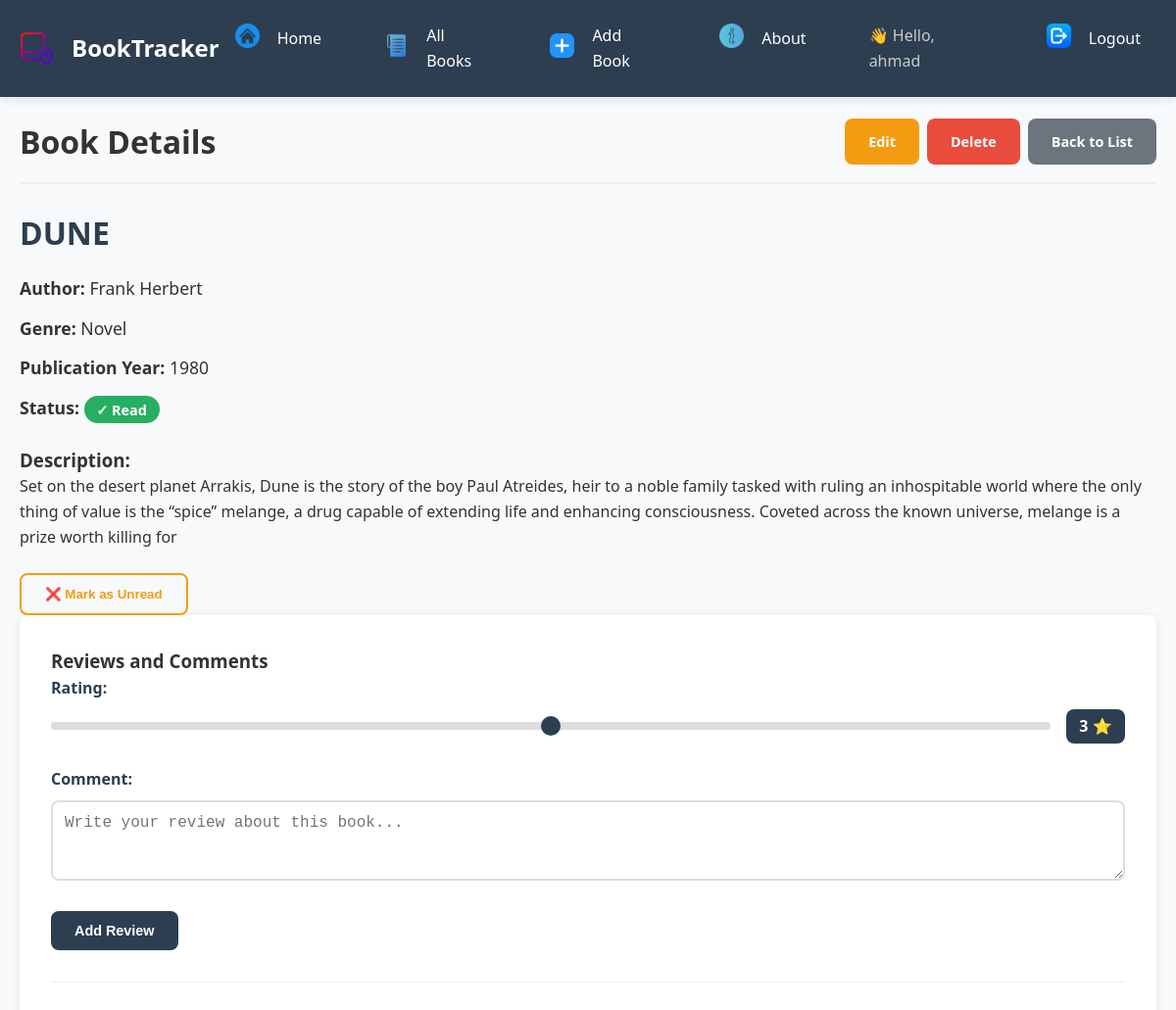
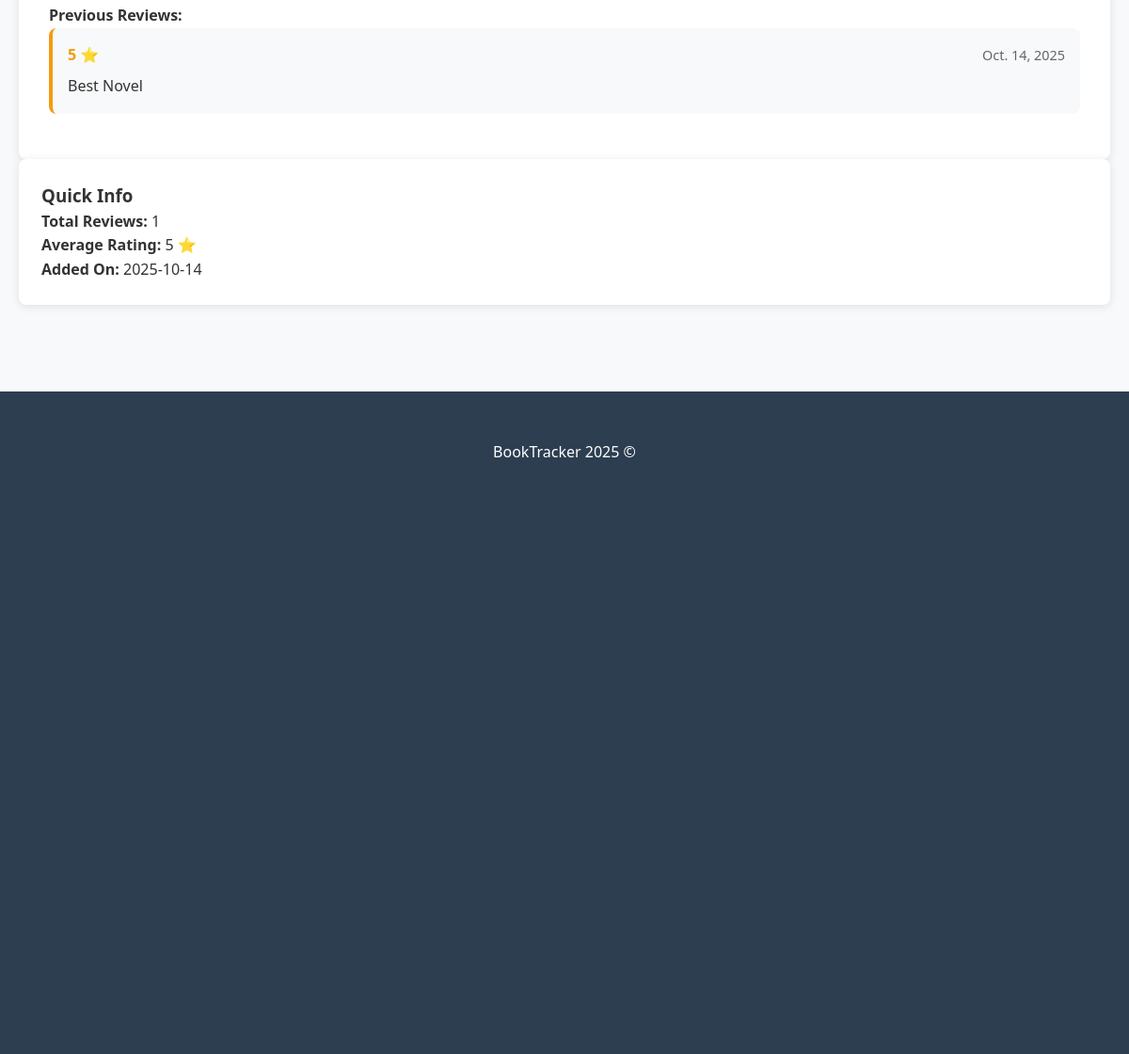
Page /books/12/ (signed in) on the committed database (2 pictures, top to bottom).
### main_app/models.py (models this page shows, shortened)
class Book(models.Model):
    GENRE_CHOICES = [
        ('Novel', 'Novel'),
        ('Science Fiction', 'Science Fiction'),
        ('History', 'History'),
        ('Self Development', 'Self Development'),
        ('Biography', 'Biography'),
        ('Literature', 'Literature'),
        ('Poetry', 'Poetry'),
        ('Children', 'Children'),
        ('Other', 'Other'),
    ]
    title = models.CharField(max_length=200)
    author = models.CharField(max_length=100)
    genre = models.CharField(choices=GENRE_CHOICES)
    description = models.TextField(max_length=500)
    publication_year = models.IntegerField(
        validators=[MinValueValidator(1000), MaxValueValidator(2025)] # To select year between 1000 and 2025
    )
    is_read = models.BooleanField(default=False)
    created_at = models.DateTimeField(auto_now_add=True)
    user = models.ForeignKey(
        User,
        on_delete=models.CASCADE,
        null=True,  # temp (we used it to solve makemigrations issue)
        blank=True  # temp
    )
    class Meta:
        ordering = ['-created_at']

class Review(models.Model):
    book = models.ForeignKey(Book, on_delete=models.CASCADE, related_name='reviews')
    date = models.DateField(auto_now_add=True)
    rating = models.IntegerField(
        validators=[MinValueValidator(1), MaxValueValidator(5)],
        help_text="From 1 to 5 stars"
    )
    comment = models.TextField(max_length=500)
    class Meta:
        ordering = ['-date']

### main_app/views.py (the view)
# urls.py: path('books/<int:pk>/', BookDetail.as_view(), name='book_detail'),
class BookDetail(UserAccessMixin, LoginRequiredMixin, DetailView):  # most be sorted like this
    model = Book
    template_name = 'books/book_detail.html'

### main_app/views.py (called while the page is built)
    def test_func(self):
        book = self.get_object()
        return book.user == self.request.user

### main_app/templates/books/book_detail.html (shortened to what this page needs)
{% extends 'base.html' %}
{% load static %}
{% block extra_css %}
<link rel="stylesheet" href="{% static 'css/book_detail.css' %}">
{% endblock %}
{% block content %}
<div class="detail-container">
    <div class="detail-header">
        <h1>Book Details</h1>
        <div class="action-buttons">
            <a href="{% url 'book_update' book.pk %}" class="btn btn-warning">Edit</a>
            <a href="{% url 'book_delete' book.pk %}" class="btn btn-danger">Delete</a>
            <a href="{% url 'book_list' %}" class="btn btn-secondary">Back to List</a>
        </div>
    </div>
    <div class="book-details">
        <div class="main-content">
            <div class="book-info-card">
                <h2 class="book-title">{{ book.title }}</h2>
                <div class="book-meta">
                    <p><strong>Author:</strong> {{ book.author }}</p>
                    <p><strong>Genre:</strong> {{ book.genre }}</p>
                    <p><strong>Publication Year:</strong> {{ book.publication_year }}</p>
                    <p><strong>Status:</strong>
                        <span class="status-badge {% if book.is_read %}read{% else %}unread{% endif %}">
                            {% if book.is_read %}✓ Read{% else %}❌ Unread{% endif %}
                        </span>
                    </p>
                </div>
                <div class="book-description">
                    <h3>Description:</h3>
                    <p>{{ book.description|linebreaks }}</p>
                </div>
                <form method="post" action="{% url 'toggle_read' book.id %}" class="toggle-form">
                    <button type="submit" class="toggle-btn {% if book.is_read %}read{% else %}unread{% endif %}">
                        {% if book.is_read %}❌ Mark as Unread{% else %}✓ Mark as Read{% endif %}
                    </button>
                </form>
            </div>
            <div class="reviews-section">
                <div class="reviews-header">
                    <h3>Reviews and Comments</h3>
                </div>
                <form method="post" action="{% url 'add_review' book.id %}" class="review-form">
                    <div class="form-group">
                        <label for="id_rating" class="form-label">Rating:</label>
                        <div class="rating-control">
                            <input type="range" name="rating" min="1" max="5" value="3"
                                   class="rating-slider" id="id_rating"
                                   oninput="document.getElementById('ratingValue').textContent = this.value + ' ⭐'">
                            <span id="ratingValue" class="rating-value">3 ⭐</span>
                        </div>
                    </div>
                    <div class="form-group">
                        <label for="id_comment" class="form-label">Comment:</label>
                        <textarea name="comment" class="form-control" id="id_comment"
                                  rows="3" placeholder="Write your review about this book..."></textarea>
                    </div>
                    <button type="submit" class="btn btn-primary">Add Review</button>
                </form>
                <div class="reviews-list">
                    <h4>Previous Reviews:</h4>
                    {% if book.reviews.all %}
                        {% for review in book.reviews.all %}
                        <div class="review-card">
                            <div class="review-header">
                                <strong class="review-rating">{{ review.rating }} ⭐</strong>
                                <small class="review-date">{{ review.date }}</small>
                            </div>
                            <p class="review-comment">{{ review.comment }}</p>
                        </div>
                        {% endfor %}
                    {% else %}
                        <p class="no-reviews">No reviews yet.</p>
                    {% endif %}
                </div>
            </div>
        </div>
        <div class="sidebar">
            <div class="sidebar-card">
                <h3>Quick Info</h3>
                <div class="sidebar-info">
                    <p><strong>Total Reviews:</strong> {{ book.reviews.count }}</p>
                    <p><strong>Average Rating:</strong>
                        {% if book.reviews.all %}
                            {{ book.reviews.all.0.rating }} ⭐
                        {% else %}
                            No ratings
                        {% endif %}
                    </p>
                    <p><strong>Added On:</strong> {{ book.created_at|date:"Y-m-d" }}</p>
                </div>
            </div>
        </div>
    </div>
</div>
{% endblock %}

### main_app/templates/base.html (shortened to what this page needs)
<!DOCTYPE html>
<html lang="en" dir="ltr">
<head>
    {% load static %}
    <link rel="stylesheet" href="{% static 'css/base.css' %}">
    {% block extra_css %}{% endblock %}
</head>
<body>
    <nav class="navbar">
        <div class="nav-container">
            <a class="navbar-brand" href="{% url 'home' %}">
                <img src="{% static 'images/logo.png' %}" alt="BookTracker Logo"
                     style="height: 35px; width: auto; margin-right: 10px;">
                BookTracker
            </a>
            <div class="navbar-menu" id="navbarMenu">
                <ul class="navbar-nav">
                    <li class="nav-item">
                        <a class="nav-link" href="{% url 'home' %}">
                            <span class="nav-icon">                <img src="{% static 'images/home.png' %}" alt="BookTracker Logo"
                     style="height: 25px; width: auto; margin-right: 10px;"></span> Home
                        </a>
                    </li>
                    <li class="nav-item">
                        <a class="nav-link" href="{% url 'book_list' %}">
                            <span class="nav-icon">                <img src="{% static 'images/list.png' %}" alt="BookTracker Logo"
                     style="height: 25px; width: auto; margin-right: 10px;"></span> All Books
                        </a>
                    </li>
                    <li class="nav-item">
                        <a class="nav-link" href="{% url 'book_create' %}">
                            <span class="nav-icon">                <img src="{% static 'images/add.png' %}" alt="BookTracker Logo"
                     style="height: 25px; width: auto; margin-right: 10px;"></span> Add Book
                        </a>
                    </li>
                    <li class="nav-item">
                        <a class="nav-link" href="{% url 'about' %}">
                            <span class="nav-icon">                <img src="{% static 'images/about.png' %}" alt="BookTracker Logo"
                     style="height: 25px; width: auto; margin-right: 10px;"></span> About
                        </a>
                    </li>
                    {% if user.is_authenticated %}
                    <li class="nav-item">
                        <span class="nav-link" style="color: #ccc;">
                            👋 Hello, {{ user.username }}
                        </span>
                    </li>
                    <li class="nav-item">
                        <a class="nav-link" href="{% url 'logout' %}">
                            <span class="nav-icon">                <img src="{% static 'images/logout.png' %}" alt="BookTracker Logo"
                     style="height: 25px; width: auto; margin-right: 10px;"></span> Logout
                        </a>
                    </li>
                    {% endif %}
                </ul>
            </div>
        </div>
    </nav>
    <div class="container">
    {% block content %}
    {% endblock %}
</div>
    <footer class="footer">
        <div class="container">
            <p class="footer-text">BookTracker 2025 ©</p>
        </div>
    </footer>
</body>
</html>

### main_app/static/css/base.css (style rules this page uses)
:root { --primary-color: #2c3e50; --secondary-color: #3498db; --success-color: #27ae60; --warning-color: #f39c12; --danger-color: #e74c3c; --light-color: #ecf0f1; --dark-color: #2c3e50; --text-color: #333; --border-radius: 8px; --box-shadow: 0 2px 10px rgba(0,0,0,0.1); --transition: all 0.3s ease; }
* { margin: 0; padding: 0; box-sizing: border-box; }
body { font-family: 'Segoe UI', Tahoma, Geneva, Verdana, sans-serif; background-color: #f8f9fa; color: var(--text-color); line-height: 1.6; }
.container { max-width: 1200px; margin: 0 auto; padding: 20px; min-height: 80vh; }
.navbar { background-color: var(--primary-color); padding: 1rem 0; box-shadow: var(--box-shadow); }
.nav-container { max-width: 1200px; margin: 0 auto; padding: 0 20px; display: flex; justify-content: space-between; align-items: center; }
.navbar-brand { color: white; text-decoration: none; font-size: 1.5rem; font-weight: bold; display: flex; align-items: center; gap: 0.5rem; }
.navbar-menu { display: flex; }
.navbar-nav { display: flex; list-style: none; gap: 2rem; }
.nav-link { color: white; text-decoration: none; display: flex; align-items: center; gap: 0.5rem; padding: 0.5rem 1rem; border-radius: var(--border-radius); transition: var(--transition); }
.nav-icon { font-size: 1.1rem; }
.footer { background-color: var(--dark-color); color: white; text-align: center; padding: 2rem 0; margin-top: 3rem; }
.footer-text { margin: 0; }
.btn { padding: 0.75rem 1.5rem; border: none; border-radius: var(--border-radius); text-decoration: none; font-weight: 600; cursor: pointer; transition: var(--transition); display: inline-flex; align-items: center; gap: 0.5rem; font-size: 0.9rem; }
.btn-primary { background-color: var(--primary-color); color: white; }
.btn-warning { background-color: var(--warning-color); color: white; }
.btn-danger { background-color: var(--danger-color); color: white; }
.btn-secondary { background-color: #6c757d; color: white; }

### main_app/static/css/book_detail.css (style rules this page uses)
.detail-header { display: flex; justify-content: space-between; align-items: center; margin-bottom: 1.5rem; padding-bottom: 1rem; border-bottom: 2px solid var(--light-color); }
.action-buttons { display: flex; gap: 0.5rem; }
.book-title { color: var(--dark-color); margin-bottom: 1rem; font-size: 2rem; }
.book-meta { margin-bottom: 1.5rem; }
.book-meta p { margin-bottom: 0.8rem; font-size: 1.1rem; }
.status-badge { padding: 0.3rem 0.8rem; border-radius: 20px; font-size: 0.9rem; font-weight: 600; }
.status-badge.read { background-color: var(--success-color); color: white; }
.toggle-form { margin-top: 1.5rem; }
.toggle-btn { padding: 0.75rem 1.5rem; border: 2px solid; border-radius: var(--border-radius); background: none; cursor: pointer; font-weight: 600; transition: var(--transition); }
.toggle-btn.read { border-color: var(--warning-color); color: var(--warning-color); }
.reviews-section { background: white; border-radius: var(--border-radius); padding: 2rem; box-shadow: var(--box-shadow); }
.review-form { margin-bottom: 2rem; padding-bottom: 2rem; border-bottom: 1px solid var(--light-color); }
.form-group { margin-bottom: 1.5rem; }
.form-label { display: block; margin-bottom: 0.5rem; font-weight: 600; color: var(--dark-color); }
.rating-control { display: flex; align-items: center; gap: 1rem; }
.rating-slider { flex: 1; height: 8px; border-radius: 4px; background: #ddd; outline: none; -webkit-appearance: none; appearance: none; }
.rating-value { padding: 0.3rem 0.8rem; background-color: var(--primary-color); color: white; border-radius: var(--border-radius); font-weight: 600; min-width: 60px; text-align: center; }
.form-control { width: 100%; padding: 0.75rem; border: 2px solid #ddd; border-radius: var(--border-radius); font-size: 1rem; transition: var(--transition); }
.review-card { background: #f8f9fa; border-radius: var(--border-radius); padding: 1rem; margin-bottom: 1rem; border-left: 4px solid var(--warning-color); }
.review-header { display: flex; justify-content: space-between; align-items: center; margin-bottom: 0.5rem; }
.review-rating { font-weight: 600; color: var(--warning-color); }
.review-date { color: #666; font-size: 0.9rem; }
.sidebar-card { background: white; border-radius: var(--border-radius); padding: 1.5rem; box-shadow: var(--box-shadow); margin-bottom: 1.5rem; }

### rows in the picture
Book: title "DUNE", author "Frank Herbert", genre "Novel", publication_year "1980", description "Set on the desert planet Arrakis, Dune is the story of the boy Paul Atreides, heir to a noble family tasked with ruling an inhospitable world where the only thing of value is the “spice” melange, a drug capable of extending life and enhancing consciousness. Coveted across the known universe, melange is a prize worth killing for", reviews.count "1", reviews.all.0.rating "5", created_at "2025-10-14"
Review: rating "5", date "Oct. 14, 2025", comment "Best Novel"

### other values in the picture
{{ user.username }} "ahmad"
